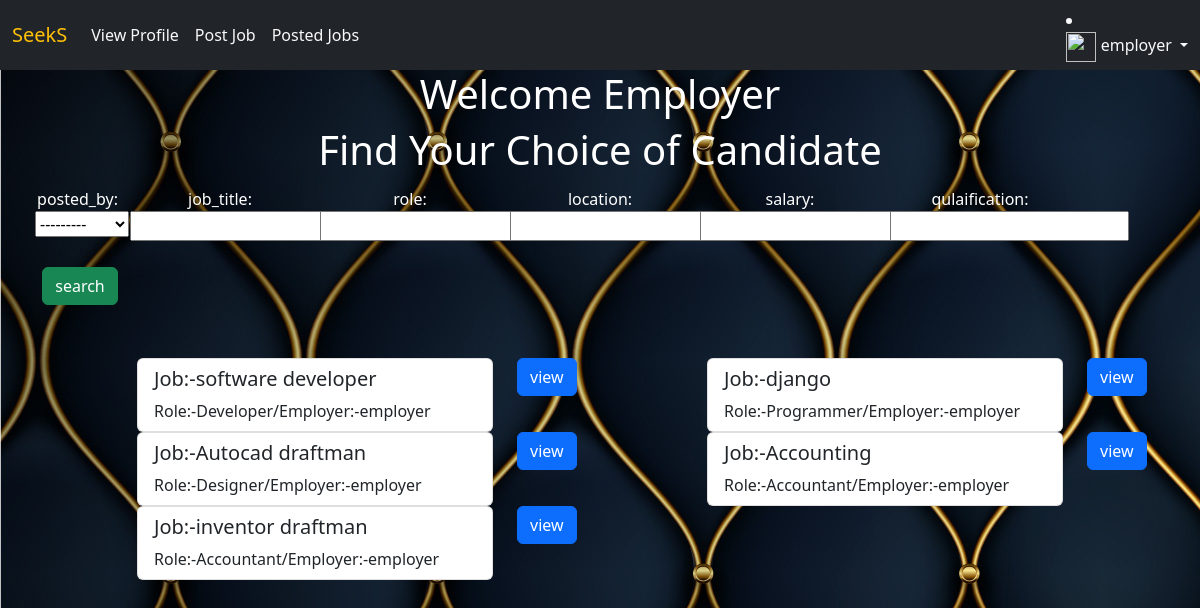
The app's page /employer/emphome (signed in) with its own data.
### users/models.py (models this page shows, shortened)
class User(AbstractUser):
    phone=models.CharField(max_length=12)
    options=(
        ("employer","employer"),
        ("candidate","candidate")
    )
    role=models.CharField(max_length=12,choices=options,default="candidate")

### employer/models.py (models this page shows, shortened)
class Jobs(models.Model):
    posted_by=models.ForeignKey(User,on_delete=models.CASCADE,related_name="company")
    job_title=models.CharField(max_length=120)
    job_description=models.TextField()
    role=models.CharField(max_length=120)
    experience=models.PositiveIntegerField(default=0)
    location=models.CharField(max_length=120)
    salary=models.PositiveIntegerField()
    created_date=models.DateField(auto_now_add=True)
    last_date=models.DateField(null=True)
    qulaification=models.CharField(max_length=120,null=True)

### employer/views.py (the view)
# urls.py: path("emphome",views.EmployerHomeView.as_view(),name="e-home"),
@method_decorator(signin_required,name='dispatch')
class EmployerHomeView(TemplateView):
    template_name = "emp-home.html"
    def get(self,request,*args,**kwargs):
        filter=PostedJobFilter(request.GET,queryset=Jobs.objects.all())
        return render(request,"emp-home.html",{"filter":filter})

### employer/templates/emp-home.html
{%extends 'emp-base.html'%}
{%block body_block%}
<div class="container">
    <div class="row mb-5">
        <div class="col-12" style="text-align:center;color:white;">
            <h1>Welcome Employer</h1>
            <h1>Find Your Choice of Candidate</h1>
            <form action="" method="get">
                <div class="row">
                    <div class="col-1" style="padding: 5px;">posted_by:{{filter.form.posted_by}}</div>
                    <div class="col-2" style="padding: 5px;">job_title:{{filter.form.job_title}}</div>
                    <div class="col-2" style="padding: 5px;">role:{{filter.form.role}}</div>
                    <div class="col-2" style="padding: 5px;">location:{{filter.form.location}}</div>
                    <div class="col-2" style="padding: 5px;">salary:{{filter.form.salary}}</div>
                    <div class="col-2" style="padding: 5px;">qulaification:{{filter.form.qulaification}}</div>
                    <div class="col-1"style="padding: 5px;width:100px;"><pre></pre><input type="submit" class="btn btn-success" value="search"></div>
                </div>
            </form>
        </div>
    </div>
    <div class="row">
        {%for job in filter.qs%}
        <div class="col-1"></div>
        <div class="col-4">
            <ul class="list-group">
                <li class="list-group-item"><h5>Job:-{{job.job_title}}</h5>
                    Role:-{{job.role}}/Employer:-{{job.posted_by.username}}
                </li>
            </ul>
        </div>
        <div class="col-1"><a href="{%url 'emp-jobdetail' job.id %}" class="btn btn-primary">view</a></div>
        {%endfor%}
    </div>
</div>
{%endblock%}

### employer/templates/emp-base.html (shortened to what this page needs)
{% load static %}
<!DOCTYPE html>
<html lang="en">
<head>
    <link href="https://cdn.jsdelivr.net/npm/bootstrap@5.2.0-beta1/dist/css/bootstrap.min.css" rel="stylesheet"
>
</head>
<body style="background-image:url({% static '/images/design.jpg' %});">
<nav class="navbar navbar-expand-lg bg-dark text-light">
    <div class="container-fluid">
        <a class="navbar-brand text-warning" href="{%url 'e-home'%}">SeekS</a>
        <div class="collapse navbar-collapse" id="navbarSupportedContent">
            <ul class="navbar-nav me-auto mb-2 mb-lg-0">
                <li class="nav-item">
                    {%if request.user.employers%}
                    <a class="nav-link active text-light" aria-current="page" href="{%url 'emp-detail' %}">View
                        Profile</a>
                    {%else%}
                    <a class="nav-link active text-light" aria-current="page" href="{%url 'emp-profile' %}">Add
                        Profile</a>
                    {%endif%}
                </li>
                <li class="nav-item">
                    <a class="nav-link active text-light" aria-current="page" href="{%url 'emp-addjob' %}">Post Job</a>
                </li>
                <li class="nav-item">
                    <a class="nav-link active text-light" aria-current="page" href="{%url 'emp-listjob'%}">Posted
                        Jobs</a>
                </li>
            </ul>
            <li class="nav-item dropdown">
                <a class="nav-link dropdown-toggle" href="#" id="navbarDropdown" role="button" data-bs-toggle="dropdown"
                   aria-expanded="false">
                    <img style="width:30px;height:30px;" src="{{request.user.company.profile_pic.url}}" alt="">
                    {{request.user}}
                </a>
            </li>
        </div>
    </div>
</nav>
<div class="container-fluid">
    {%block body_block%}
    {%endblock%}
</div>
</body>
</html>

### records on screen
User: user "employer"
Jobs: job_title "software developer", role "Developer", posted_by.username "employer"
Jobs: job_title "django", role "Programmer", posted_by.username "employer"
Jobs: job_title "Autocad draftman", role "Designer", posted_by.username "employer"
Jobs: job_title "Accounting", role "Accountant", posted_by.username "employer"
Jobs: job_title "inventor draftman", role "Accountant", posted_by.username "employer"
